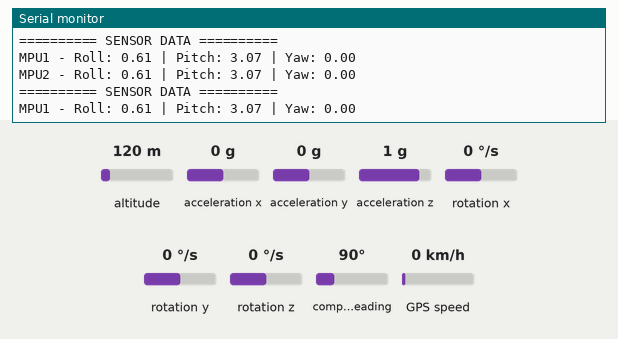
Simulated run of this sketch. Board: Arduino Uno, built with avr-gcc and run on an emulated ATmega328P. On the bench: the last lines printed to the serial monitor. Wiring (inferred from the names in the program): MPU-6050 motion sensor at I2C address 0x68; MPU-6050 motion sensor at I2C address 0x69. The inputs (shaded band) are chosen by the test bench; at power-on: altitude 120 m, acceleration x 0 g, acceleration y 0 g, rotation x 0 °/s, rotation y 0 °/s, acceleration z 1 g, rotation z 0 °/s, compass heading 90°, GPS speed 0 km/h. The GPS gets a fix after 3 s at 37.7749, -122.4194 with 8 satellites.

Above: at 9.4 s.
9.5 s: altitude set to 20 m
At 10.1 s:
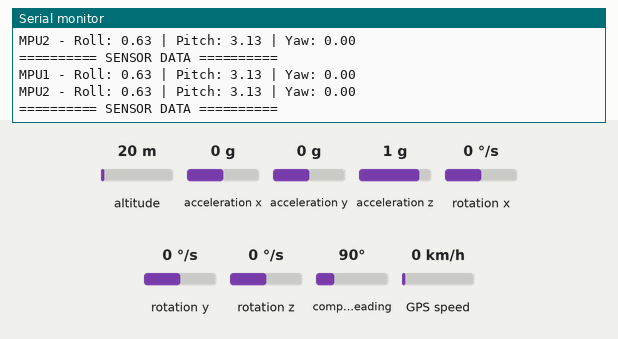
13.5 s: acceleration x set to -1.4 g
At 14.1 s:
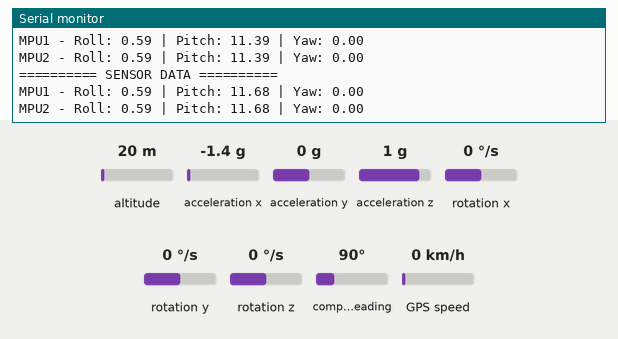
17.5 s: acceleration y set to -1.4 g
At 18.3 s:
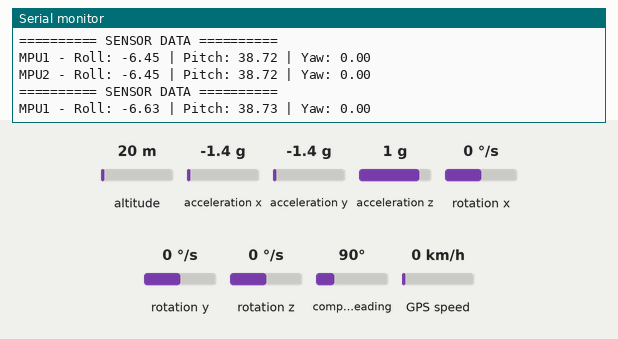
21.5 s: rotation x set to -192 °/s
At 22.0 s:
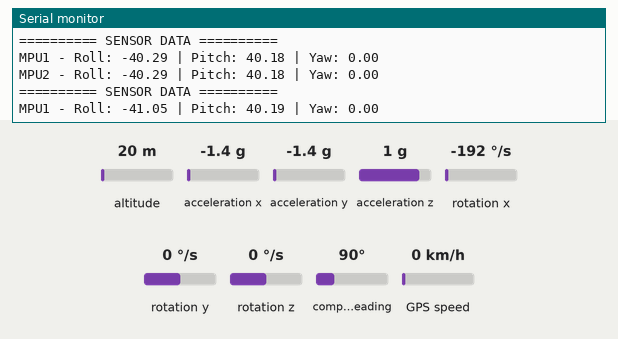
25.5 s: rotation y set to -192 °/s
At 26.4 s:
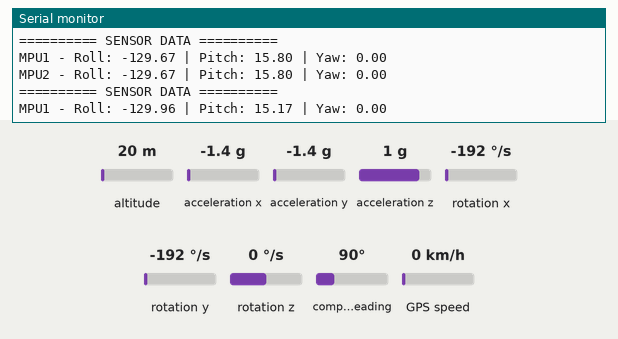
Timing chart, 0 to 26.8 s (numbered marks = the images above; inputs shaded):
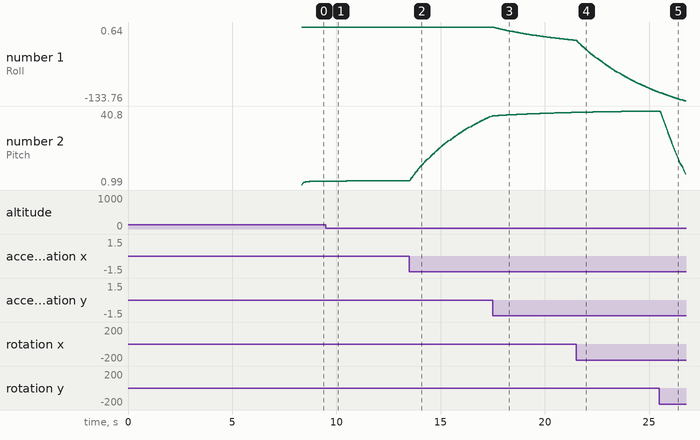

Measured:
- after the input at 13.5 s, the serial monitor: prints a new line at once (image 2)
- plotted number 1: 0.64 → 0.45 after the input at 13.5 s
- plotted number 2: 3.19 → 38.18 after the input at 13.5 s

The sketch:

assem_GPS_twoMPU.ino
```cpp
/*
  this code collect the gps data + mpu6050 1 & 2
  GPS:
    TX <-> pin 4
    RX <-> pin 3
    VCC <-> 5V
    GND <-> 5V

  MPU6050 1#:
    VCC and GND as it should
    SDA <-> A4
    SCL <-> A5
    AD0 <-> GND (adress I2C 0x68)

  MPU6050 2#:
    VCC and GND as it should
    SDA <-> A4
    SCL <-> A5
    AD0 <-> 5V (adress I2C 0x69)

*/


#include <Wire.h>
#include <TinyGPS++.h>
#include <SoftwareSerial.h>

// ======== GPS SETUP ========
static const int RXPin = 4, TXPin = 3;  // GPS Module
static const uint32_t GPSBaud = 9600;

TinyGPSPlus gps;
SoftwareSerial ss(RXPin, TXPin);

// ======== MPU6050 Variables ========
float RateCalibrationRoll1 = 0, RateCalibrationPitch1 = 0, RateCalibrationYaw1 = 0;
float RateCalibrationRoll2 = 0, RateCalibrationPitch2 = 0, RateCalibrationYaw2 = 0;

float RateRoll1 = 0, RatePitch1 = 0, RateYaw1 = 0;
float RateRoll2 = 0, RatePitch2 = 0, RateYaw2 = 0;

float AccX1 = 0, AccY1 = 0, AccZ1 = 0;
float AccX2 = 0, AccY2 = 0, AccZ2 = 0;

float AngleRoll1 = 0, AnglePitch1 = 0;
float AngleRoll2 = 0, AnglePitch2 = 0;

float KalmanAngleRoll1 = 0, KalmanUncertaintyAngleRoll1 = 4;
float KalmanAnglePitch1 = 0, KalmanUncertaintyAnglePitch1 = 4;
float KalmanAngleYaw1 = 0, KalmanUncertaintyAngleYaw1 = 4;

float KalmanAngleRoll2 = 0, KalmanUncertaintyAngleRoll2 = 4;
float KalmanAnglePitch2 = 0, KalmanUncertaintyAnglePitch2 = 4;
float KalmanAngleYaw2 = 0, KalmanUncertaintyAngleYaw2 = 4;

float dt = 0.004; // 4ms
uint32_t LoopTimer = 0;

// ======== FUNCTIONS ========
void kalman_1d(float& KalmanState, float& KalmanUncertainty, float KalmanInput, float KalmanMeasurement) {
  KalmanState = KalmanState + dt * KalmanInput;
  KalmanUncertainty += dt * dt * 16;
  float KalmanGain = KalmanUncertainty / (KalmanUncertainty + 9);
  KalmanState += KalmanGain * (KalmanMeasurement - KalmanState);
  KalmanUncertainty *= (1 - KalmanGain);
}

void gyro_signals(uint8_t address) {
  // Configure MPU
  Wire.beginTransmission(address);
  Wire.write(0x1A); Wire.write(0x05); Wire.endTransmission();
  Wire.beginTransmission(address);
  Wire.write(0x1C); Wire.write(0x10); Wire.endTransmission();

  Wire.beginTransmission(address);
  Wire.write(0x3B); Wire.endTransmission();
  Wire.requestFrom(address, 6);
  int16_t AccXLSB = Wire.read() << 8 | Wire.read();
  int16_t AccYLSB = Wire.read() << 8 | Wire.read();
  int16_t AccZLSB = Wire.read() << 8 | Wire.read();

  Wire.beginTransmission(address);
  Wire.write(0x1B); Wire.write(0x08); Wire.endTransmission();
  Wire.beginTransmission(address);
  Wire.write(0x43); Wire.endTransmission();
  Wire.requestFrom(address, 6);
  int16_t GyroX = Wire.read() << 8 | Wire.read();
  int16_t GyroY = Wire.read() << 8 | Wire.read();
  int16_t GyroZ = Wire.read() << 8 | Wire.read();

  if (address == 0x68) {
    RateRoll1 = (float)GyroX / 65.5;
    RatePitch1 = (float)GyroY / 65.5;
    RateYaw1 = (float)GyroZ / 65.5;
    AccX1 = (float)AccXLSB / 4096 - 0.05;
    AccY1 = (float)AccYLSB / 4096 + 0.01;
    AccZ1 = (float)AccZLSB / 4096 - 0.11;
    AngleRoll1 = atan2(AccY1, sqrt(AccX1 * AccX1 + AccZ1 * AccZ1)) * (180.0 / PI);
    AnglePitch1 = -atan2(AccX1, sqrt(AccY1 * AccY1 + AccZ1 * AccZ1)) * (180.0 / PI);
  } else if (address == 0x69) {
    RateRoll2 = (float)GyroX / 65.5;
    RatePitch2 = (float)GyroY / 65.5;
    RateYaw2 = (float)GyroZ / 65.5;
    AccX2 = (float)AccXLSB / 4096 - 0.05;
    AccY2 = (float)AccYLSB / 4096 + 0.01;
    AccZ2 = (float)AccZLSB / 4096 - 0.11;
    AngleRoll2 = atan2(AccY2, sqrt(AccX2 * AccX2 + AccZ2 * AccZ2)) * (180.0 / PI);
    AnglePitch2 = -atan2(AccX2, sqrt(AccY2 * AccY2 + AccZ2 * AccZ2)) * (180.0 / PI);
  }
}

// ======== SETUP ========
void setup() {
  Serial.begin(57600);
  ss.begin(GPSBaud);
  Wire.begin();
  Wire.setClock(400000);
  delay(250);

  // Wake up both MPU6050s
  Wire.beginTransmission(0x68); Wire.write(0x6B); Wire.write(0x00); Wire.endTransmission();
  Wire.beginTransmission(0x69); Wire.write(0x6B); Wire.write(0x00); Wire.endTransmission();

  // Calibrate gyros
  for (int i = 0; i < 2000; i++) {
    gyro_signals(0x68);
    RateCalibrationRoll1 += RateRoll1;
    RateCalibrationPitch1 += RatePitch1;
    RateCalibrationYaw1 += RateYaw1;

    gyro_signals(0x69);
    RateCalibrationRoll2 += RateRoll2;
    RateCalibrationPitch2 += RatePitch2;
    RateCalibrationYaw2 += RateYaw2;
    delay(1);
  }

  RateCalibrationRoll1 /= 2000; RateCalibrationPitch1 /= 2000; RateCalibrationYaw1 /= 2000;
  RateCalibrationRoll2 /= 2000; RateCalibrationPitch2 /= 2000; RateCalibrationYaw2 /= 2000;

  LoopTimer = micros();
}

// ======== LOOP ========
void loop() {
  // --- Read GPS Data ---
  while (ss.available() > 0) {
    gps.encode(ss.read());
  }

  // --- Read MPU6050 Data ---
  gyro_signals(0x68);
  gyro_signals(0x69);

  RateRoll1 -= RateCalibrationRoll1;
  RatePitch1 -= RateCalibrationPitch1;
  RateYaw1 -= RateCalibrationYaw1;

  RateRoll2 -= RateCalibrationRoll2;
  RatePitch2 -= RateCalibrationPitch2;
  RateYaw2 -= RateCalibrationYaw2;

  kalman_1d(KalmanAngleRoll1, KalmanUncertaintyAngleRoll1, RateRoll1, AngleRoll1);
  kalman_1d(KalmanAnglePitch1, KalmanUncertaintyAnglePitch1, RatePitch1, AnglePitch1);
  kalman_1d(KalmanAngleYaw1, KalmanUncertaintyAngleYaw1, RateYaw1, KalmanAngleYaw1);

  kalman_1d(KalmanAngleRoll2, KalmanUncertaintyAngleRoll2, RateRoll2, AngleRoll2);
  kalman_1d(KalmanAnglePitch2, KalmanUncertaintyAnglePitch2, RatePitch2, AnglePitch2);
  kalman_1d(KalmanAngleYaw2, KalmanUncertaintyAngleYaw2, RateYaw2, KalmanAngleYaw2);

  // --- Output to Serial Monitor ---
  Serial.println("========== SENSOR DATA ==========");

  // GPS Output
  if (gps.location.isUpdated()) {
    Serial.print("Latitude: "); Serial.println(gps.location.lat(), 6);
    Serial.print("Longitude: "); Serial.println(gps.location.lng(), 6);
    Serial.print("Date: ");
    Serial.print(gps.date.day()); Serial.print("/");
    Serial.print(gps.date.month()); Serial.print("/");
    Serial.println(gps.date.year());
    Serial.print("Time: ");
    Serial.print(gps.time.hour()); Serial.print(":");
    Serial.print(gps.time.minute()); Serial.print(":");
    Serial.println(gps.time.second());
    Serial.print("Speed (m/s): "); Serial.println(gps.speed.mps());
    Serial.print("Altitude (m): "); Serial.println(gps.altitude.meters());
  }

  // MPU6050 Output
  Serial.print("MPU1 - Roll: "); Serial.print(KalmanAngleRoll1);
  Serial.print(" | Pitch: "); Serial.print(KalmanAnglePitch1);
  Serial.print(" | Yaw: "); Serial.println(KalmanAngleYaw1);

  Serial.print("MPU2 - Roll: "); Serial.print(KalmanAngleRoll2);
  Serial.print(" | Pitch: "); Serial.print(KalmanAnglePitch2);
  Serial.print(" | Yaw: "); Serial.println(KalmanAngleYaw2);

  Serial.println();

  // Maintain loop timing
  while (micros() - LoopTimer < 4000);
  LoopTimer = micros();
}
```
